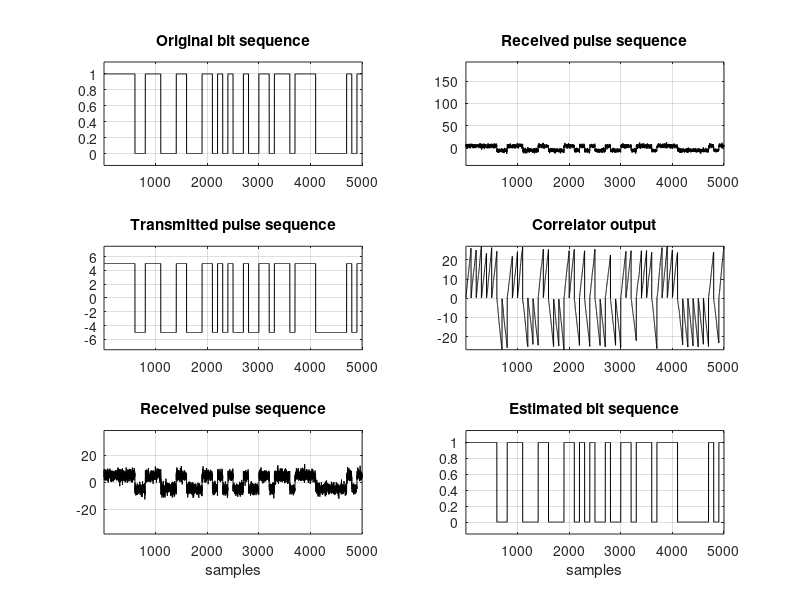
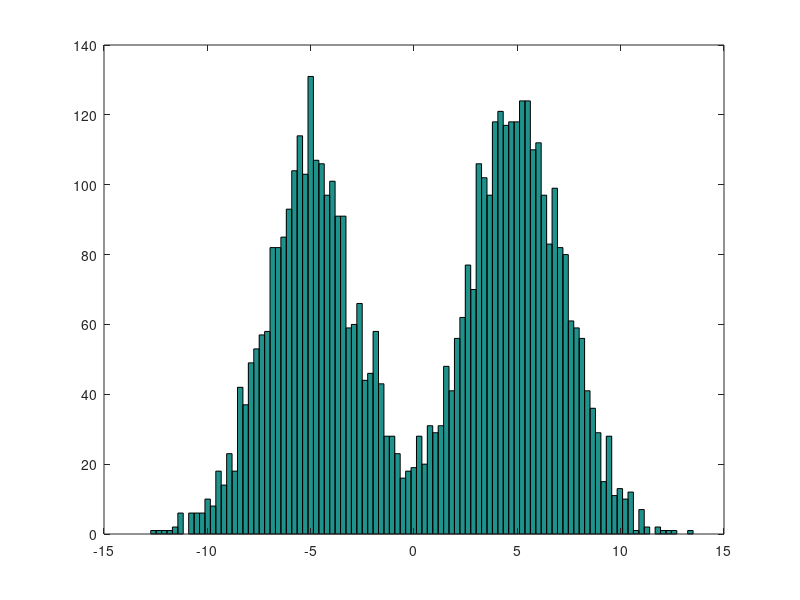

Recreate these plots in MATLAB, in order.
% ----------------------------------------------------------------
% file: polar_NRZ_correlator_IEEE_AWGN.m
% Description: Binary communication system using polar NRZ and a 
% correlator-based (integrate and dump) receiver
% EE161 - Spring 2004 - San Jose State University
% ----------------------------------------------------------------
% Modified in Spring 2014 by Robert Morelos-Zaragoza to fix a
% mismatch between mapper and decision device. Plot histogram of 
% received signal samples added.

clear

id = input('Enter your student ID (tower card) number: ');
a = input('Enter the pulse amplitude, a: ');
var = input('Variance of the AWGN samples: ');

sigma= sqrt(var);       % Standard deviation of the AWGN samples
T = 1;                  % Symbol (bit) duration = 1 sec
Ns=100;                 % 100 samples per symbol (per bit)
Ts=T/Ns;                % Sample duration
Nb=50;                  % Number of simulated bits
Nt=Nb*Ns;               % Total number of simulated samples

rand('state',id)
randn('state',id)

% Rectangular pulse of amplitude a
n=1:Ns;
g(n) = a;

% Sequence of Nb bits and modulated pulses
for j=1:Nb
    bit(j)= floor(2*rand);          % Random bits
    amp(j)= 2*bit(j)-1;             % IEEE Mapping: "0" --> -1, "1" --> +1
    for k=1:Ns
        s(k+(j-1)*Ns)=amp(j)*g(k);  % Transmitted signal
        bits(k+(j-1)*Ns)=bit(j);
    end
end

% Add AWGN and initialize correlator
for j=1:Nt
    y(j) = s(j) + sigma*randn;      % Add noise to transmitted sequence
    YT(j) = 0;                      % Initialize correlator output
end

% Integrate and dump receiver, integrator becomes a sum over samples ...
for j=1:Nb
    YT((j-1)*Ns+1) = y(1+(j-1)*Ns)*g(1)/Ns;
    for k=2:Ns
        % Multiply and accumulate!
        YT((j-1)*Ns+k) = YT((j-1)*Ns+k-1) + y(k+(j-1)*Ns)*g(k)/Ns;   
    end
end

% Decision device
for j=1:Nb
    if YT((j-1)*Ns+Ns-1) > 0
        dec(j)=1;
    else
        dec(j)=0;
    end
    for k=1:Ns
        bithat(k+(j-1)*Ns)=dec(j);
    end
end


% Plot signals
figure(1)
subplot(3,2,1), plot(bits,'-k')
axis([ 1 Nt -0.15 1.15]), title('Original bit sequence'), grid on
subplot(3,2,3), plot(s,'-k')
axis([ 1 Nt -1.5*a 1.5*a]), title('Transmitted pulse sequence'), grid on
subplot(3,2,5), plot(y,'-k')
axis([ 1 Nt -(1+3*sigma)*a (1+3*sigma)*a]), title('Received pulse sequence')
xlabel('samples'), grid on
subplot(3,2,2), plot(y,'-k')
axis([ 1 Nt -(1+3*sigma)*a (1+3*sigma)*a*a]), title('Received pulse sequence'), grid on
subplot(3,2,4), plot(YT,'-k')
% axis([ 1 Nt -(1+sigma^2)*a^2 (1+sigma^2)*a^2]), 
axis tight, title('Correlator output')
grid on
subplot(3,2,6), plot(bithat,'-k')
axis([ 1 Nt -0.15 1.15]), title('Estimated bit sequence')
xlabel('samples'), grid on

% Plot histogram of received signal
figure(2)
hist(y,100)
